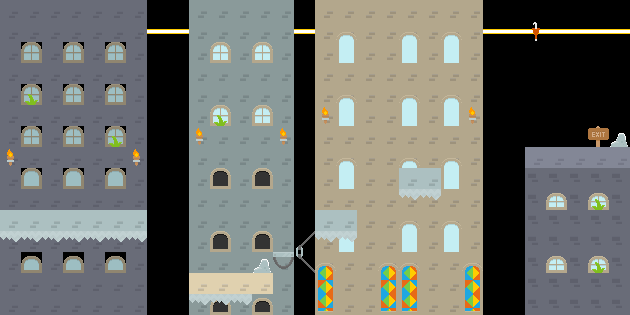

Tiled map render using the project's own tile images. Description and the whole map definition, tile-layer contents included, below:
An orthogonal 30x15 tile map with 21x21 px tiles, 5 tile layers (Capa de patrones 2, Capa de patrones 3, Capa de patrones 4, Capa de patrones 5, ...), 2 tilesets and 7 objects.

<map version="1.2" tiledversion="1.3.5" orientation="orthogonal" renderorder="right-down" width="30" height="15" tilewidth="21" tileheight="21" infinite="0" nextlayerid="8" nextobjectid="8">
 <tileset firstgid="1" name="sprites" tilewidth="21" tileheight="21" spacing="2" margin="2" tilecount="900" columns="30">
  <image source="FONDOS/sprites.png" width="692" height="692" />
 </tileset>
 <tileset firstgid="901" name="sprites" tilewidth="21" tileheight="21" spacing="2" margin="2" tilecount="900" columns="30">
  <image source="FONDOS/sprites.png" width="692" height="692" />
 </tileset>
 <layer id="2" name="Capa de patrones 2" width="30" height="15" opacity="0.8">
  <data encoding="csv">
820,820,820,820,820,820,820,0,0,850,850,850,850,850,0,790,790,790,790,790,790,790,790,0,0,0,0,0,0,0,
820,820,820,820,820,820,820,0,0,850,850,850,850,850,0,790,790,790,790,790,790,790,790,0,0,0,0,0,0,0,
820,762,820,762,820,762,820,0,0,850,850,850,850,850,0,790,790,790,790,790,790,790,790,0,0,0,0,0,0,0,
820,820,820,820,820,820,820,0,0,850,850,850,850,850,0,790,790,790,790,790,790,790,790,0,0,0,0,0,0,0,
820,762,820,762,820,762,820,0,0,850,850,850,850,850,0,790,790,790,790,790,790,790,790,0,0,0,0,0,0,0,
820,820,820,820,820,820,820,0,0,850,850,850,850,850,0,790,790,790,790,790,790,790,790,0,0,0,0,0,0,0,
820,762,820,762,820,762,820,0,0,850,850,850,850,850,0,790,790,790,790,790,790,790,790,0,0,0,0,0,0,0,
820,820,820,820,820,820,820,0,0,850,850,850,850,850,0,790,790,790,790,790,790,790,790,0,0,0,0,0,0,0,
820,761,820,761,820,761,820,0,0,850,850,850,850,850,0,790,790,790,790,790,790,790,790,0,0,730,730,730,730,730,
820,820,820,820,820,820,820,0,0,850,850,850,850,850,0,790,790,790,790,790,790,790,790,0,0,730,730,730,730,730,
820,820,820,820,820,820,820,0,0,850,850,850,850,850,0,790,790,790,790,790,790,790,790,0,0,730,730,730,730,730,
820,820,820,820,820,820,820,0,0,850,850,850,850,850,0,790,790,790,790,790,790,790,790,0,0,730,730,730,730,730,
820,791,820,791,820,791,820,0,0,850,850,850,850,850,0,790,790,790,790,790,790,790,790,0,0,730,730,730,730,730,
820,820,820,820,820,820,820,0,0,790,790,790,790,850,0,790,790,790,790,790,790,790,790,0,0,730,730,730,730,730,
820,820,820,820,820,820,820,0,0,850,850,850,850,850,0,790,790,790,790,790,790,790,790,0,0,730,730,730,730,730
</data>
 </layer>
 <layer id="3" name="Capa de patrones 3" width="30" height="15">
  <data encoding="csv">
0,0,0,0,0,0,0,0,0,0,0,0,0,0,0,0,0,0,0,0,0,0,0,0,0,0,0,0,0,0,
0,0,0,0,0,0,0,0,0,0,0,0,0,0,0,0,821,0,0,821,0,821,0,0,0,0,0,0,0,0,
0,0,0,0,0,0,0,0,0,0,762,0,762,0,0,0,851,0,0,851,0,851,0,0,0,0,0,0,0,0,
0,0,0,0,0,0,0,0,0,0,0,0,0,0,0,0,0,0,0,0,0,0,0,0,0,0,0,0,0,0,
0,0,0,0,0,0,0,0,0,0,0,0,0,0,0,0,821,0,0,821,0,821,0,0,0,0,0,0,0,0,
0,0,0,0,0,0,0,0,0,0,762,0,762,0,0,318,851,0,0,851,0,851,318,0,0,0,0,0,0,0,
0,0,0,0,0,0,0,0,0,318,0,0,0,318,0,0,0,0,0,0,0,0,0,0,0,0,0,0,254,0,
318,0,0,0,0,0,318,0,0,0,0,0,0,0,0,0,821,0,0,821,0,821,0,0,0,0,0,0,0,0,
0,0,0,0,0,0,0,0,0,0,763,0,763,0,0,0,851,0,0,851,0,851,0,0,0,0,0,0,0,0,
0,0,0,0,0,0,0,0,0,0,0,0,0,0,0,0,0,0,0,0,0,0,0,0,0,0,792,0,792,0,
0,0,0,0,0,0,0,0,0,0,0,0,0,0,0,0,821,0,0,821,0,821,0,0,0,0,0,0,0,0,
0,0,0,0,0,0,0,0,0,0,763,0,763,0,0,0,851,0,0,851,0,851,0,0,0,0,0,0,0,0,
0,0,0,0,0,0,0,0,0,0,0,0,0,0,0,824,0,0,824,824,0,0,824,0,0,0,792,0,792,0,
0,0,0,0,0,0,0,0,0,0,0,0,0,0,0,854,0,0,854,854,0,0,854,0,0,0,0,0,0,0,
0,0,0,0,0,0,0,0,0,0,793,0,793,0,0,884,0,0,884,884,0,0,884,0,0,0,0,0,0,0
</data>
 </layer>
 <layer id="4" name="Capa de patrones 4" width="30" height="15">
  <data encoding="csv">
0,0,0,0,0,0,0,0,0,0,0,0,0,0,0,0,0,0,0,0,0,0,0,0,0,0,0,0,0,0,
0,0,0,0,0,0,0,893,893,0,0,0,0,0,893,0,0,0,0,0,0,0,0,893,893,893,893,893,893,893,
0,0,0,0,0,0,0,0,0,0,0,0,0,0,0,0,0,0,0,0,0,0,0,0,0,0,0,0,0,0,
0,0,0,0,0,0,0,0,0,0,0,0,0,0,0,0,0,0,0,0,0,0,0,0,0,0,0,0,0,0,
0,0,0,0,0,0,0,0,0,0,0,0,0,0,0,0,0,0,0,0,0,0,0,0,0,0,0,0,0,0,
0,0,0,0,0,0,0,0,0,0,0,0,0,0,0,0,0,0,0,0,0,0,0,0,0,0,0,0,0,0,
0,0,0,0,0,0,0,0,0,0,0,0,0,0,0,0,0,0,0,0,0,0,0,0,0,0,0,0,0,606,
0,0,0,0,0,0,0,0,0,0,0,0,0,0,0,0,0,0,0,0,0,0,0,0,0,0,0,0,0,0,
0,0,0,0,0,0,0,0,0,0,0,0,0,0,0,0,0,0,0,0,0,0,0,0,0,0,0,0,0,0,
0,0,0,0,0,0,0,0,0,0,0,0,0,0,0,0,0,0,0,746,746,0,0,0,0,0,0,0,0,0,
0,0,0,0,0,0,0,0,0,0,0,0,0,0,0,0,0,0,0,0,0,0,0,0,0,0,0,0,0,0,
746,746,746,746,746,746,746,0,0,0,0,0,0,0,830,746,746,0,0,0,0,0,0,0,0,0,0,0,0,0,
0,0,0,0,0,0,0,0,0,0,0,0,606,803,831,0,0,0,0,0,0,0,0,0,0,0,0,0,0,0,
0,0,0,0,0,0,0,0,0,0,0,0,0,0,0,0,0,0,0,0,0,0,0,0,0,0,0,0,0,0,
0,0,0,0,0,0,0,0,0,746,746,746,0,0,0,0,0,0,0,0,0,0,0,0,0,0,0,0,0,0
</data>
 </layer>
 <layer id="5" name="Capa de patrones 5" width="30" height="15">
  <data encoding="csv">
0,0,0,0,0,0,0,0,0,0,0,0,0,0,0,0,0,0,0,0,0,0,0,0,0,0,0,0,0,0,
0,0,0,0,0,0,0,0,0,0,0,0,0,0,0,0,0,0,0,0,0,0,0,0,0,3221226177,0,0,0,0,
0,0,0,0,0,0,0,0,0,0,0,0,0,0,0,0,0,0,0,0,0,0,0,0,0,0,0,0,0,0,
0,0,0,0,0,0,0,0,0,0,0,0,0,0,0,0,0,0,0,0,0,0,0,0,0,0,0,0,0,0,
0,18,0,0,0,0,0,0,0,0,0,0,0,0,0,0,0,0,0,0,0,0,0,0,0,0,0,0,0,0,
0,0,0,0,0,0,0,0,0,0,18,0,0,0,0,0,0,0,0,0,0,0,0,0,0,0,0,0,0,0,
0,0,0,0,0,18,0,0,0,0,0,0,0,0,0,0,0,0,0,0,0,0,0,0,0,0,0,0,0,0,
0,0,0,0,0,0,0,0,0,0,0,0,0,0,0,0,0,0,0,0,0,0,0,0,0,0,0,0,0,0,
0,0,0,0,0,0,0,0,0,0,0,0,0,0,0,0,0,0,0,0,0,0,0,0,0,0,0,0,0,0,
0,0,0,0,0,0,0,0,0,0,0,0,0,0,0,0,0,0,0,0,0,0,0,0,0,0,0,0,18,0,
0,0,0,0,0,0,0,0,0,0,0,0,0,0,0,0,0,0,0,0,0,0,0,0,0,0,0,0,0,0,
0,0,0,0,0,0,0,0,0,0,0,0,0,0,0,0,0,0,0,0,0,0,0,0,0,0,0,0,0,0,
0,0,0,0,0,0,0,0,0,0,0,0,0,0,0,0,0,0,0,0,0,0,0,0,0,0,0,0,18,0,
0,0,0,0,0,0,0,0,0,0,0,0,0,0,0,0,0,0,0,0,0,0,0,0,0,0,0,0,0,0,
0,0,0,0,0,0,0,0,0,0,0,0,0,0,0,0,0,0,0,0,0,0,0,0,0,0,0,0,0,0
</data>
 </layer>
 <layer id="1" name="Capa de patrones 1" width="30" height="15">
  <data encoding="csv">
0,0,0,0,0,0,0,0,0,0,0,0,0,0,0,0,0,0,0,0,0,0,0,0,0,0,0,0,0,0,
0,0,0,0,0,0,0,0,0,0,0,0,0,0,0,0,0,0,0,0,0,0,0,0,0,0,0,0,0,0,
0,0,0,0,0,0,0,0,0,0,0,0,0,0,0,0,0,0,0,0,0,0,0,0,0,0,0,0,0,0,
0,0,0,0,0,0,0,0,0,0,0,0,0,0,0,0,0,0,0,0,0,0,0,0,0,0,0,0,0,0,
0,0,0,0,0,0,0,0,0,0,0,0,0,0,0,0,0,0,0,0,0,0,0,0,0,0,0,0,0,0,
0,0,0,0,0,0,0,0,0,0,0,0,0,0,0,0,0,0,0,0,0,0,0,0,0,0,0,0,0,0,
0,0,0,0,0,0,0,0,0,0,0,0,0,0,0,0,0,0,0,0,0,0,0,0,0,0,0,0,0,0,
0,0,0,0,0,0,0,0,0,0,0,0,0,0,0,0,0,0,0,0,0,0,0,0,0,820,820,820,820,820,
0,0,0,0,0,0,0,0,0,0,0,0,0,0,0,0,0,0,0,850,850,0,0,0,0,0,0,0,0,0,
0,0,0,0,0,0,0,0,0,0,0,0,0,0,0,0,0,0,0,0,0,0,0,0,0,0,0,0,0,0,
850,850,850,850,850,850,850,0,0,0,0,0,0,0,0,850,850,0,0,0,0,0,0,0,0,0,0,0,0,0,
0,0,0,0,0,0,0,0,0,0,0,0,0,0,0,0,0,0,0,0,0,0,0,0,0,0,0,0,0,0,
0,0,0,0,0,0,0,0,0,0,0,0,0,0,0,0,0,0,0,0,0,0,0,0,0,0,0,0,0,0,
0,0,0,0,0,0,0,0,0,790,790,790,790,0,0,0,0,0,0,0,0,0,0,0,0,0,0,0,0,0,
0,0,0,0,0,0,0,0,0,0,0,0,0,0,0,0,0,0,0,0,0,0,0,0,0,0,0,0,0,0
</data>
 </layer>
 <objectgroup id="7" name="Capa de Objetos 1">
  <object id="1" x="0.571529" y="209.751" width="145.74" height="8.0014" />
  <object id="2" x="189.176" y="272.619" width="83.4432" height="9.71599" />
  <object id="3" x="314.912" y="209.751" width="42.2931" height="9.14446" />
  <object id="4" x="398.356" y="168.029" width="42.2931" height="10.859" />
  <object id="5" x="526.378" y="146.883" width="102.875" height="12.0021" />
  <object id="6" x="272.619" y="251.473" width="21.1466" height="5.71529" />
  <object id="7" x="296.624" y="248.615">
   <polygon points="0,0 17.1459,-17.7174 17.1459,-9.14446 -1.14306,12.0021" />
  </object>
 </objectgroup>
</map>
